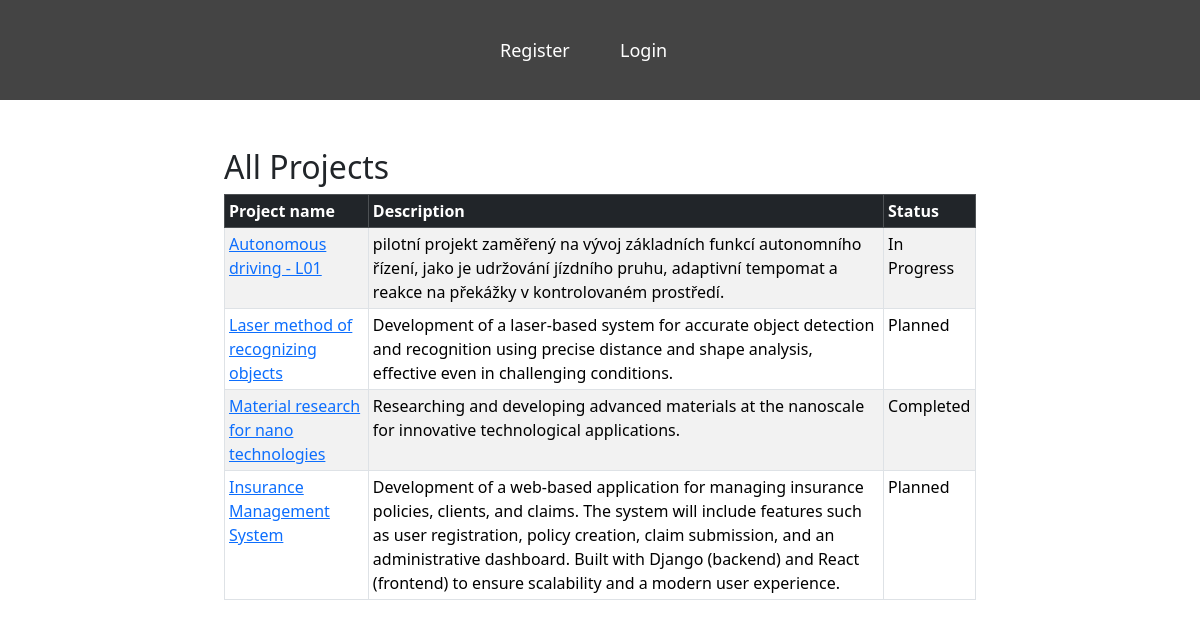
The page /projects/ on the database as committed earlier.
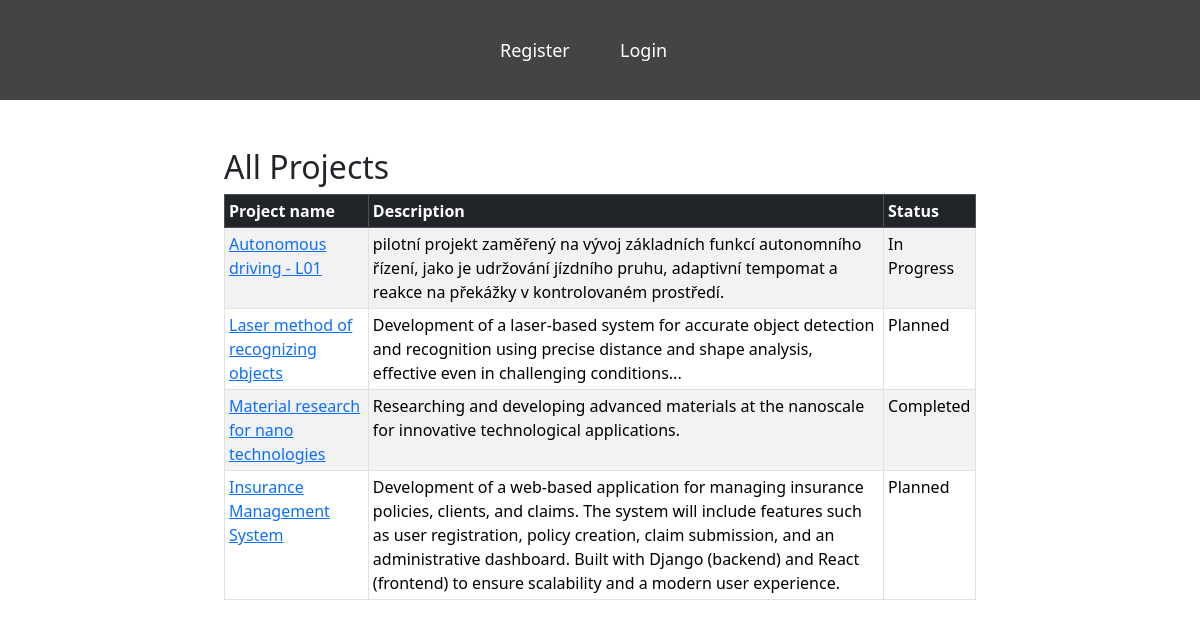
The same page on the database as committed later.
### projects/models.py (models this page shows, shortened)
class Project(models.Model):
    STATUS_CHOICES = [
        ('planned', 'Planned'),
        ('in_progress', 'In Progress'),
        ('completed', 'Completed'),
    ]
    name = models.CharField(max_length=100)
    description = models.TextField()
    start_date = models.DateField()
    end_date = models.DateField(null=True, blank=True)
    status = models.CharField(max_length=50, choices=STATUS_CHOICES, default='planned')
    assigned_to = models.ForeignKey(settings.AUTH_USER_MODEL, on_delete=models.SET_NULL, null=True, blank=True, related_name="projects")

### projects/views.py (the view)
# urls.py: path('', views.search_projects, name='project_search'),
def search_projects(request, id=None):
    if id == "active":
        projects = Project.objects.filter(status="in_progress")
    elif id == "completed":
        projects = Project.objects.filter(status="completed")
    elif id == "planned":
        projects = Project.objects.filter(status="planned")
    elif id == "my_projects":
        projects = Project.objects.filter(owner=request.user)
    else:
        projects = Project.objects.all()
    return render(request, "projects/project_search.html", {
        "id": id,
        "projects": projects,
    })

### projects/templates/projects/project_search.html (shortened to what this page needs)
{% extends "base.html" %}
{% block content %}
<div class="container-sm">
    {% if id == "active" %}
        <h2>Active Projects</h2>
    {% elif id == "completed" %}
        <h2>Completed Projects</h2>
    {% elif id == "planned" %}
        <h2>Planned Projects</h2>
    {% elif id == "my_projects" %}
        <h2>My Projects</h2>
    {% else %}
        <h2>All Projects</h2>
    {% endif %}
    <div>
        <table class="table table-bordered table-striped table-hover w-100 table-sm">
            <thead class="table-dark">
                <tr>
                    <th>Project name</th>
                    <th>Description</th>
                    <th>Status</th>
                </tr>
            </thead>
            <tbody>
                {% for project in projects %}
                <tr>
                    <td>
                        <a href="{% url 'project_detail' project.id %}">{{ project.name }}</a>
                    </td>
                    <td>{{ project.description }}</td>
                    <td>{{ project.get_status_display }}</td>
                </tr>
                {% empty %}
                <tr>
                    <td colspan="3" class="text-center">No projects found.</td>
                </tr>
                {% endfor %}
            </tbody>
        </table>
    </div>
</div>
{% endblock %}

Rows that differ between the two databases and show on the page:
changed Project "Laser method of recognizing objects": description "…effective even in challenging conditions." → "…effective even in challenging conditions..."
